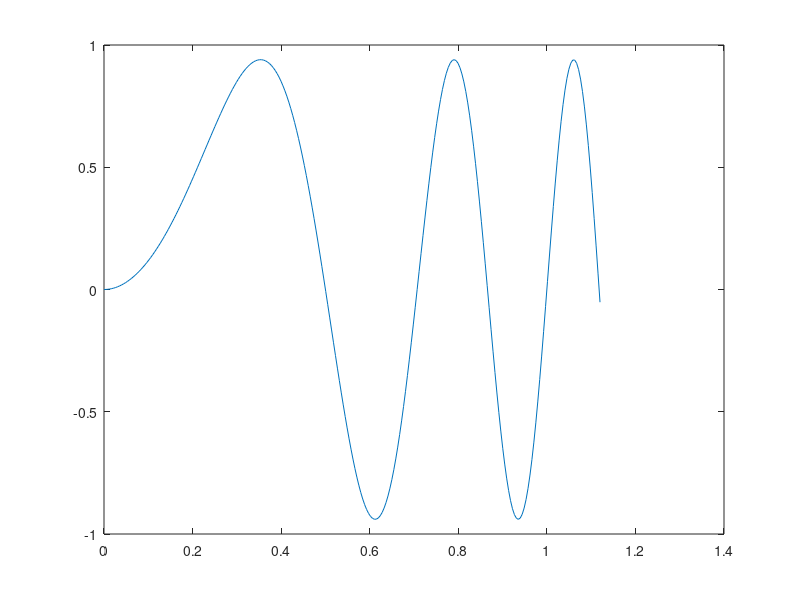

The MATLAB script that drew this image: (Note: this script raises an error after producing the figure.)
% test plotting routines on a 2D plot with weird limits

Time = linspace(0, 1.12, 256);
Signal = sin(4*pi*Time.^2)*0.94;

figure(1)
plot(Time, Signal)

figure(2)
myplot Time Signal
